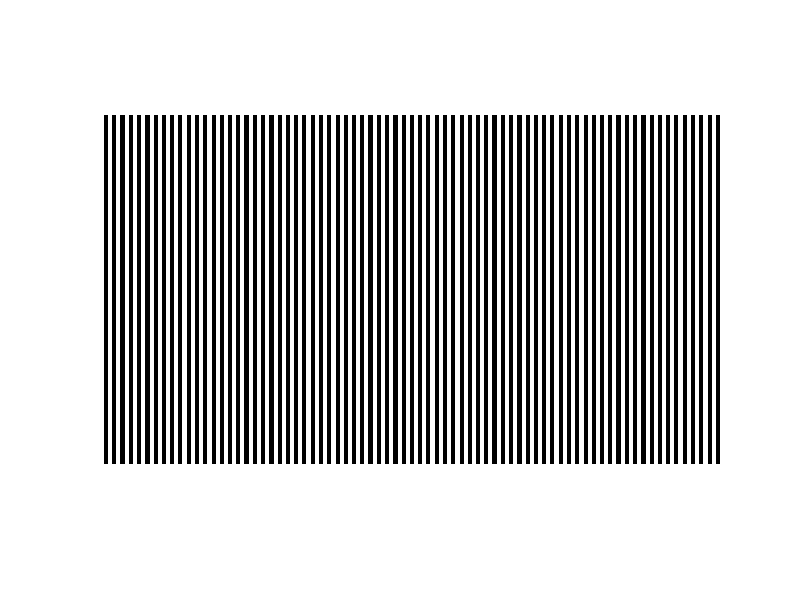

Write the MATLAB code that produced this figure.
% MakeContrastImage.
%
% This code makes vertical black and white stripe contrast image. 

% History:
%    08/14/23   smo   Wrote it.

%% Define image dimensions
imageWidth = 1920;
imageHeight = 1080;

% Create a blank image with white background
image = ones(imageHeight, imageWidth);

% Define the number of stripes and total stripe width
numStripes = 150;
totalStripeWidth = imageWidth / numStripes;

%% Generate the alternating black and white stripes
for i = 1:numStripes
    startColumn = round((i - 1) * totalStripeWidth) + 1;
    endColumn = round(i * totalStripeWidth);
    
    % Set the pixels within the black stripe to black
    if mod(i, 2) == 1
        image(:, startColumn:endColumn) = 0;
    end
end

%% Display the image
figure;
imshow(image);

%% Save the image.
SAVEIMAGE = true;
if (SAVEIMAGE)
    imwrite(image,'image.tiff');
end